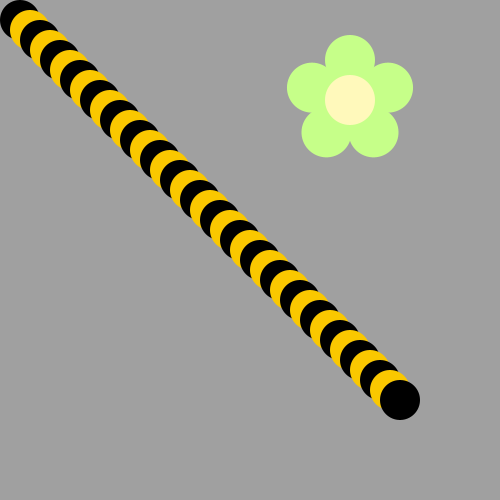
Frame 1 (no input)
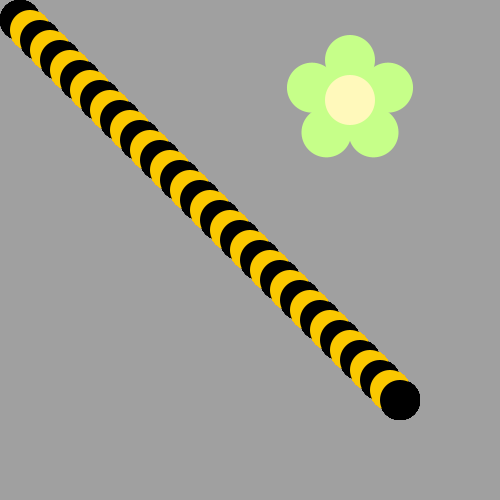
Frame 60 (the mouse pressed at the canvas centre just before this capture)
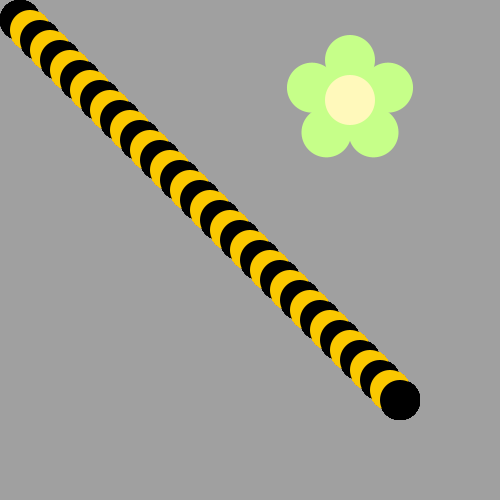
Frame 120 (the mouse held since frame 60 and released just before this capture)

The Processing sketch that drew these frames (run headless with seeded random() and noise(); from frame 60 on, the mouse is pressed at the canvas centre):

// Processing sketch: bumble_bee
// ── bumble_bee.pde

void setup() {
     ellipseMode(CENTER);
     size(500, 500);
     background(160, 160, 160);
     drawFlower(350, 100);
}

void draw() {
  int x=20;
  int y=20;
  for(int i=1;i<40;i++){
    if (i % 2 == 0){
    fill(250,200,0);
    }   
    else{
     fill(0,0,0);
    }
     ellipse(x,y,40,40);
     x=x+10;
     y=y+10;
  }
  
  
  
// First run the program and you should see a flower.  
  
  
/* Then, use a loop to make a body for the Bee! 
(see the image on the recipe, it's a diagonal line of circles)



Use remainder to make the colors alternate between yellow and black
*/



/*
Now put his head on using drawBeeFace(x,y)
*/

}

/**************   Use these methods but  DON'T CHANGE THE CODE BELOW  **************/

void drawFlower(int x, int y) {
     noStroke();
     translate(x, y);
     // draw 5 petals, rotating after each one
     fill(#c6ff89);      // green
      for (int i = 0; i < 5; i++) {
           ellipse(0, -40, 50, 50);
          rotate(radians(72));
     }
     fill(#fff9bb); // light yellow
     ellipse(0, 0, 50, 50);
} 
void drawBeeFace(int BeeFaceX, int BeeFaceY) {
     noStroke();
     fill(0, 0, 0);
     stroke(1);
     strokeWeight(5);
     line(BeeFaceX-10, BeeFaceY-27, BeeFaceX-17, BeeFaceY-50);
     line(BeeFaceX+10, BeeFaceY-27, BeeFaceX+17, BeeFaceY-50);
     ellipse(BeeFaceX-17, BeeFaceY-50, 10, 10);
     ellipse(BeeFaceX+17, BeeFaceY-50, 10, 10);
     noStroke();
     fill(255, 251, 28);
     ellipse(BeeFaceX, BeeFaceY, 60, 60); // face
     fill(255, 237, 209);
     fill(0,0,0);
      ellipse(BeeFaceX-10, BeeFaceY-15, 10, 10); // eyes
     ellipse(BeeFaceX+10, BeeFaceY-15, 10, 10);
      ellipse(BeeFaceX, BeeFaceY-5, 10, 10); // nose
      ellipse(BeeFaceX, BeeFaceY+10, 20, 10);// mouth
     fill(255, 251, 28);
     ellipse(BeeFaceX, BeeFaceY+5, 20, 6);
}
